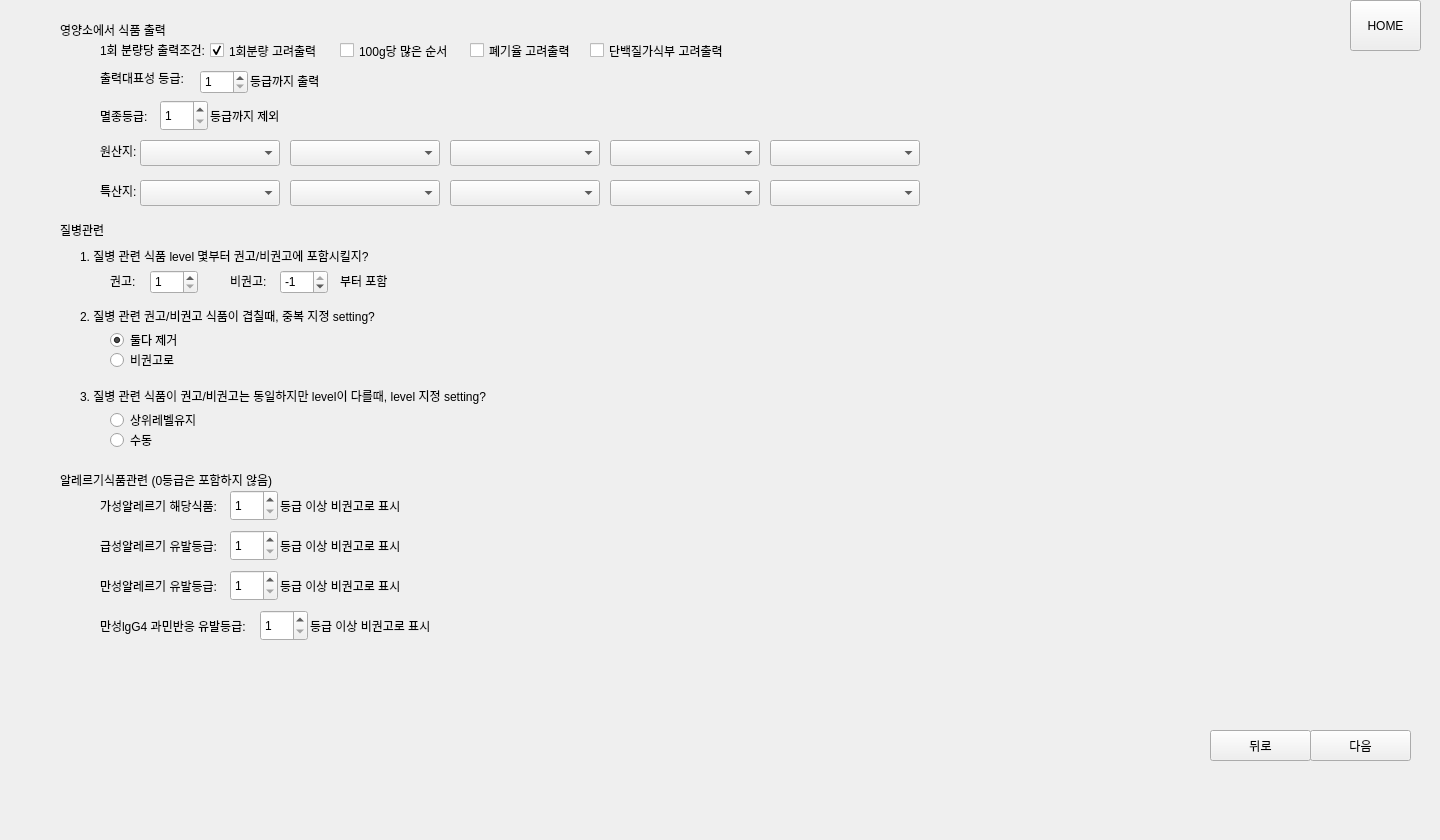
      <widget class="QWidget" name="page_8">
       <widget class="QWidget" name="widget_48" native="true">
        <property name="geometry">
         <rect>
          <x>0</x>
          <y>0</y>
          <width>1431</width>
          <height>831</height>
         </rect>
        </property>
        <widget class="QPushButton" name="btn_home_8">
         <property name="geometry">
          <rect>
           <x>1350</x>
           <y>0</y>
           <width>71</width>
           <height>51</height>
          </rect>
         </property>
         <property name="text">
          <string>HOME</string>
         </property>
        </widget>
        <widget class="QWidget" name="widget_6" native="true">
         <property name="geometry">
          <rect>
           <x>50</x>
           <y>0</y>
           <width>921</width>
           <height>231</height>
          </rect>
         </property>
         <widget class="QComboBox" name="comboBox_specialty_5_8">
          <property name="geometry">
           <rect>
            <x>720</x>
            <y>180</y>
            <width>150</width>
            <height>26</height>
           </rect>
          </property>
         </widget>
         <widget class="QComboBox" name="comboBox_specialty_3_8">
          <property name="geometry">
           <rect>
            <x>400</x>
            <y>180</y>
            <width>150</width>
            <height>26</height>
           </rect>
          </property>
         </widget>
         <widget class="QLabel" name="label_200">
          <property name="geometry">
           <rect>
            <x>50</x>
            <y>140</y>
            <width>51</width>
            <height>21</height>
           </rect>
          </property>
          <property name="text">
           <string>원산지:</string>
          </property>
         </widget>
         <widget class="QComboBox" name="comboBox_origin_4_8">
          <property name="geometry">
           <rect>
            <x>560</x>
            <y>140</y>
            <width>150</width>
            <height>26</height>
           </rect>
          </property>
         </widget>
         <widget class="QSpinBox" name="spinBox_printingRep_level_8">
          <property name="geometry">
           <rect>
            <x>150</x>
            <y>70</y>
            <width>48</width>
            <height>24</height>
           </rect>
          </property>
          <property name="minimum">
           <number>1</number>
          </property>
          <property name="maximum">
           <number>5</number>
          </property>
         </widget>
         <widget class="QCheckBox" name="ckBox_mortalityFirst_8">
          <property name="geometry">
           <rect>
            <x>420</x>
            <y>40</y>
            <width>128</width>
            <height>21</height>
           </rect>
          </property>
          <property name="text">
           <string>폐기율 고려출력</string>
          </property>
          <property name="checked">
           <bool>false</bool>
          </property>
         </widget>
         <widget class="QComboBox" name="comboBox_origin_1_8">
          <property name="geometry">
           <rect>
            <x>90</x>
            <y>140</y>
            <width>140</width>
            <height>26</height>
           </rect>
          </property>
         </widget>
         <widget class="QLabel" name="label_201">
          <property name="geometry">
           <rect>
            <x>200</x>
            <y>70</y>
            <width>91</width>
            <height>21</height>
           </rect>
          </property>
          <property name="text">
           <string>등급까지 출력</string>
          </property>
         </widget>
         <widget class="QComboBox" name="comboBox_origin_3_8">
          <property name="geometry">
           <rect>
            <x>400</x>
            <y>140</y>
            <width>150</width>
            <height>26</height>
           </rect>
          </property>
         </widget>
         <widget class="QComboBox" name="comboBox_specialty_2_8">
          <property name="geometry">
           <rect>
            <x>240</x>
            <y>180</y>
            <width>150</width>
            <height>26</height>
           </rect>
          </property>
         </widget>
         <widget class="QComboBox" name="comboBox_specialty_4_8">
          <property name="geometry">
           <rect>
            <x>560</x>
            <y>180</y>
            <width>150</width>
            <height>26</height>
           </rect>
          </property>
         </widget>
         <widget class="QLabel" name="label_192">
          <property name="geometry">
           <rect>
            <x>50</x>
            <y>180</y>
            <width>51</width>
            <height>21</height>
           </rect>
          </property>
          <property name="text">
           <string>특산지:</string>
          </property>
         </widget>
         <widget class="QCheckBox" name="ckBox_100gFirst_8">
          <property name="geometry">
           <rect>
            <x>290</x>
            <y>40</y>
            <width>128</width>
            <height>21</height>
           </rect>
          </property>
          <property name="text">
           <string>100g당 많은 순서</string>
          </property>
          <property name="checked">
           <bool>false</bool>
          </property>
         </widget>
         <widget class="QSpinBox" name="spinBox_extinction_level_8">
          <property name="geometry">
           <rect>
            <x>110</x>
            <y>100</y>
            <width>48</width>
            <height>31</height>
           </rect>
          </property>
          <property name="minimum">
           <number>1</number>
          </property>
          <property name="maximum">
           <number>5</number>
          </property>
          <property name="value">
           <number>1</number>
          </property>
         </widget>
         <widget class="QLabel" name="label_197">
          <property name="geometry">
           <rect>
            <x>50</x>
            <y>40</y>
            <width>111</width>
            <height>20</height>
           </rect>
          </property>
          <property name="text">
           <string>1회 분량당 출력조건:</string>
          </property>
         </widget>
         <widget class="QCheckBox" name="ckBox_proteinFirst_8">
          <property name="geometry">
           <rect>
            <x>540</x>
            <y>40</y>
            <width>141</width>
            <height>21</height>
           </rect>
          </property>
          <property name="text">
           <string>단백질가식부 고려출력</string>
          </property>
          <property name="checked">
           <bool>false</bool>
          </property>
         </widget>
         <widget class="QComboBox" name="comboBox_origin_5_8">
          <property name="geometry">
           <rect>
            <x>720</x>
            <y>140</y>
            <width>150</width>
            <height>26</height>
           </rect>
          </property>
         </widget>
         <widget class="QCheckBox" name="ckBox_onePortionFirst_8">
          <property name="geometry">
           <rect>
            <x>160</x>
            <y>40</y>
            <width>128</width>
            <height>21</height>
           </rect>
          </property>
          <property name="text">
           <string>1회분량 고려출력</string>
          </property>
          <property name="checked">
           <bool>true</bool>
          </property>
         </widget>
         <widget class="QLabel" name="label_206">
          <property name="geometry">
           <rect>
            <x>10</x>
            <y>20</y>
            <width>111</width>
            <height>20</height>
           </rect>
          </property>
          <property name="text">
           <string>영양소에서 식품 출력</string>
          </property>
         </widget>
         <widget class="QLabel" name="label_195">
          <property name="geometry">
           <rect>
            <x>50</x>
            <y>70</y>
            <width>91</width>
            <height>16</height>
           </rect>
          </property>
          <property name="text">
           <string>출력대표성 등급:</string>
          </property>
         </widget>
         <widget class="QComboBox" name="comboBox_specialty_1_8">
          <property name="geometry">
           <rect>
            <x>90</x>
            <y>180</y>
            <width>140</width>
            <height>26</height>
           </rect>
          </property>
         </widget>
         <widget class="QLabel" name="label_196">
          <property name="geometry">
           <rect>
            <x>160</x>
            <y>100</y>
            <width>91</width>
            <height>31</height>
           </rect>
          </property>
          <property name="text">
           <string>등급까지 제외</string>
          </property>
         </widget>
         <widget class="QComboBox" name="comboBox_origin_2_8">
          <property name="geometry">
           <rect>
            <x>240</x>
            <y>140</y>
            <width>150</width>
            <height>26</height>
           </rect>
          </property>
         </widget>
         <widget class="QLabel" name="label_187">
          <property name="geometry">
           <rect>
            <x>50</x>
            <y>100</y>
            <width>61</width>
            <height>31</height>
           </rect>
          </property>
          <property name="text">
           <string>멸종등급:</string>
          </property>
         </widget>
        </widget>
        <widget class="QWidget" name="widget_7" native="true">
         <property name="geometry">
          <rect>
           <x>50</x>
           <y>210</y>
           <width>671</width>
           <height>251</height>
          </rect>
         </property>
         <widget class="QRadioButton" name="radioButton_upperLevel_manual_8">
          <property name="geometry">
           <rect>
            <x>60</x>
            <y>220</y>
            <width>100</width>
            <height>20</height>
           </rect>
          </property>
          <property name="text">
           <string>수동</string>
          </property>
         </widget>
         <widget class="QLabel" name="label_164">
          <property name="geometry">
           <rect>
            <x>180</x>
            <y>60</y>
            <width>41</width>
            <height>21</height>
           </rect>
          </property>
          <property name="text">
           <string>비권고:</string>
          </property>
         </widget>
         <widget class="QRadioButton" name="radioButton_upperLevel_auto_8">
          <property name="geometry">
           <rect>
            <x>60</x>
            <y>200</y>
            <width>100</width>
            <height>20</height>
           </rect>
          </property>
          <property name="text">
           <string>상위레벨유지</string>
          </property>
          <property name="checked">
           <bool>false</bool>
          </property>
         </widget>
         <widget class="QRadioButton" name="radioButton_dis_rel_ing_delete_both_8">
          <property name="geometry">
           <rect>
            <x>60</x>
            <y>120</y>
            <width>100</width>
            <height>20</height>
           </rect>
          </property>
          <property name="text">
           <string>둘다 제거</string>
          </property>
          <property name="checked">
           <bool>true</bool>
          </property>
          <attribute name="buttonGroup">
           <string notr="true">buttonGroup_2</string>
          </attribute>
         </widget>
         <widget class="QSpinBox" name="spinBox_dis_rel_ing_level_unrec_8">
          <property name="geometry">
           <rect>
            <x>230</x>
            <y>60</y>
            <width>48</width>
            <height>24</height>
           </rect>
          </property>
          <property name="minimum">
           <number>-5</number>
          </property>
          <property name="maximum">
           <number>-1</number>
          </property>
         </widget>
         <widget class="QLabel" name="label_180">
          <property name="geometry">
           <rect>
            <x>30</x>
            <y>90</y>
            <width>501</width>
            <height>31</height>
           </rect>
          </property>
          <property name="text">
           <string>2. 질병 관련 권고/비권고 식품이 겹칠때, 중복 지정 setting?</string>
          </property>
         </widget>
         <widget class="QLabel" name="label_202">
          <property name="geometry">
           <rect>
            <x>10</x>
            <y>10</y>
            <width>111</width>
            <height>20</height>
           </rect>
          </property>
          <property name="text">
           <string>질병관련</string>
          </property>
         </widget>
         <widget class="QLabel" name="label_165">
          <property name="geometry">
           <rect>
            <x>290</x>
            <y>60</y>
            <width>71</width>
            <height>21</height>
           </rect>
          </property>
          <property name="text">
           <string>부터 포함</string>
          </property>
         </widget>
         <widget class="QLabel" name="label_163">
          <property name="geometry">
           <rect>
            <x>60</x>
            <y>60</y>
            <width>31</width>
            <height>21</height>
           </rect>
          </property>
          <property name="text">
           <string>권고:</string>
          </property>
         </widget>
         <widget class="QRadioButton" name="radioButton_dis_rel_ing_to_unrec_8">
          <property name="geometry">
           <rect>
            <x>60</x>
            <y>140</y>
            <width>100</width>
            <height>20</height>
           </rect>
          </property>
          <property name="text">
           <string>비권고로 </string>
          </property>
          <attribute name="buttonGroup">
           <string notr="true">buttonGroup_2</string>
          </attribute>
         </widget>
         <widget class="QLabel" name="label_188">
          <property name="geometry">
           <rect>
            <x>30</x>
            <y>170</y>
            <width>501</width>
            <height>31</height>
           </rect>
          </property>
          <property name="text">
           <string>3. 질병 관련 식품이 권고/비권고는 동일하지만 level이 다를때, level 지정 setting?</string>
          </property>
         </widget>
         <widget class="QLabel" name="label_162">
          <property name="geometry">
           <rect>
            <x>30</x>
            <y>30</y>
            <width>501</width>
            <height>31</height>
           </rect>
          </property>
          <property name="text">
           <string>1. 질병 관련 식품 level 몇부터 권고/비권고에 포함시킬지? </string>
          </property>
         </widget>
         <widget class="QSpinBox" name="spinBox_dis_rel_ing_level_rec_8">
          <property name="geometry">
           <rect>
            <x>100</x>
            <y>60</y>
            <width>48</width>
            <height>24</height>
           </rect>
          </property>
          <property name="minimum">
           <number>1</number>
          </property>
          <property name="maximum">
           <number>5</number>
          </property>
         </widget>
        </widget>
        <widget class="QWidget" name="widget_8" native="true">
         <property name="geometry">
          <rect>
           <x>50</x>
           <y>460</y>
           <width>671</width>
           <height>211</height>
          </rect>
         </property>
         <widget class="QLabel" name="label_199">
          <property name="geometry">
           <rect>
            <x>50</x>
            <y>150</y>
            <width>171</width>
            <height>31</height>
           </rect>
          </property>
          <property name="text">
           <string>만성lgG4 과민반응 유발등급:</string>
          </property>
         </widget>
         <widget class="QSpinBox" name="spinBox_allergy_gasung_level_8">
          <property name="geometry">
           <rect>
            <x>180</x>
            <y>30</y>
            <width>48</width>
            <height>31</height>
           </rect>
          </property>
          <property name="minimum">
           <number>1</number>
          </property>
          <property name="maximum">
           <number>5</number>
          </property>
          <property name="value">
           <number>1</number>
          </property>
         </widget>
         <widget class="QLabel" name="label_203">
          <property name="geometry">
           <rect>
            <x>230</x>
            <y>70</y>
            <width>171</width>
            <height>31</height>
           </rect>
          </property>
          <property name="text">
           <string>등급 이상 비권고로 표시</string>
          </property>
         </widget>
         <widget class="QLabel" name="label_207">
          <property name="geometry">
           <rect>
            <x>10</x>
            <y>10</y>
            <width>231</width>
            <height>20</height>
           </rect>
          </property>
          <property name="text">
           <string>알레르기식품관련 (0등급은 포함하지 않음)</string>
          </property>
         </widget>
         <widget class="QLabel" name="label_191">
          <property name="geometry">
           <rect>
            <x>50</x>
            <y>110</y>
            <width>121</width>
            <height>31</height>
           </rect>
          </property>
          <property name="text">
           <string>만성알레르기 유발등급:</string>
          </property>
         </widget>
         <widget class="QSpinBox" name="spinBox_allergy_ms_level_8">
          <property name="geometry">
           <rect>
            <x>180</x>
            <y>110</y>
            <width>48</width>
            <height>31</height>
           </rect>
          </property>
          <property name="minimum">
           <number>1</number>
          </property>
          <property name="maximum">
           <number>5</number>
          </property>
          <property name="value">
           <number>1</number>
          </property>
         </widget>
         <widget class="QLabel" name="label_194">
          <property name="geometry">
           <rect>
            <x>230</x>
            <y>30</y>
            <width>171</width>
            <height>31</height>
           </rect>
          </property>
          <property name="text">
           <string>등급 이상 비권고로 표시</string>
          </property>
         </widget>
         <widget class="QLabel" name="label_204">
          <property name="geometry">
           <rect>
            <x>230</x>
            <y>110</y>
            <width>171</width>
            <height>31</height>
           </rect>
          </property>
          <property name="text">
           <string>등급 이상 비권고로 표시</string>
          </property>
         </widget>
         <widget class="QLabel" name="label_193">
          <property name="geometry">
           <rect>
            <x>50</x>
            <y>30</y>
            <width>141</width>
            <height>31</height>
           </rect>
          </property>
          <property name="text">
           <string>가성알레르기 해당식품:</string>
          </property>
         </widget>
         <widget class="QSpinBox" name="spinBox_allergy_lgg4_level_8">
          <property name="geometry">
           <rect>
            <x>210</x>
            <y>150</y>
            <width>48</width>
            <height>31</height>
           </rect>
          </property>
          <property name="minimum">
           <number>1</number>
          </property>
          <property name="maximum">
           <number>5</number>
          </property>
          <property name="value">
           <number>1</number>
          </property>
         </widget>
         <widget class="QSpinBox" name="spinBox_allergy_gs_level_8">
          <property name="geometry">
           <rect>
            <x>180</x>
            <y>70</y>
            <width>48</width>
            <height>31</height>
           </rect>
          </property>
          <property name="minimum">
           <number>1</number>
          </property>
          <property name="maximum">
           <number>5</number>
          </property>
          <property name="value">
           <number>1</number>
          </property>
         </widget>
         <widget class="QLabel" name="label_198">
          <property name="geometry">
           <rect>
            <x>50</x>
            <y>70</y>
            <width>131</width>
            <height>31</height>
           </rect>
          </property>
          <property name="text">
           <string>급성알레르기 유발등급:</string>
          </property>
         </widget>
         <widget class="QLabel" name="label_205">
          <property name="geometry">
           <rect>
            <x>260</x>
            <y>150</y>
            <width>171</width>
            <height>31</height>
           </rect>
          </property>
          <property name="text">
           <string>등급 이상 비권고로 표시</string>
          </property>
         </widget>
        </widget>
        <widget class="QWidget" name="widget_49" native="true">
         <property name="geometry">
          <rect>
           <x>1110</x>
           <y>710</y>
           <width>311</width>
           <height>71</height>
          </rect>
         </property>
         <widget class="QPushButton" name="btn_back_8">
          <property name="geometry">
           <rect>
            <x>100</x>
            <y>20</y>
            <width>101</width>
            <height>31</height>
           </rect>
          </property>
          <property name="text">
           <string>뒤로</string>
          </property>
         </widget>
         <widget class="QPushButton" name="btn_next_8">
          <property name="geometry">
           <rect>
            <x>200</x>
            <y>20</y>
            <width>101</width>
            <height>31</height>
           </rect>
          </property>
          <property name="text">
           <string>다음</string>
          </property>
         </widget>
        </widget>
       </widget>
      </widget>
